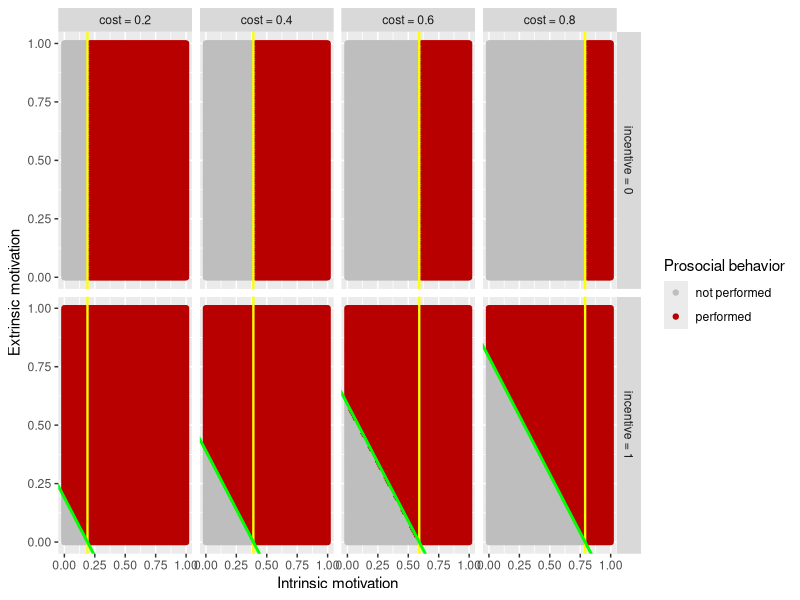

The R source for this figure: (Note: this script raises an error after producing the figure.)
######## Modeling script - P1 Social Norms, Incentives, and Prosocial Behavior ######## 

##### Load packages
library("tidyverse")

##### Set WD

setwd("/Users/caroline/Desktop/PhD/P1_incentives/modeling")

##### Set seed for reproducibility
set.seed(101)

################################################################

##### I Direct benefit

### Simulating data

IM = seq(0, 1, 0.01)
EM = seq(0, 1, 0.01)
#IM = abs(rnorm(100, mean = 0, sd = 0.5)) # uncomment this and the following line to create predictions based on normally (but strictly positive) distributed values of IM and EM
#EM = abs(rnorm(100, mean = 0, sd = 0.5))
cost = c(0.2, 0.4, 0.6, 0.8)
R = c(0,1)

d = expand.grid(IM, EM, cost, R)
names(d) = c("IM", "EM", "cost", "R")

### Model implementation: Direct benefit

d$direct_benefit = d$IM + (d$R * d$EM) - d$cost

### Predicting behavior

d$B_if_direct_benefit = ifelse(d$direct_benefit > 0, 1, 0)

### Formatting

# Convert to factor and rename factor levels
d = d%>%
  mutate(B_if_direct_benefit = as.factor(B_if_direct_benefit),
         cost = as.factor(cost),
         R = as.factor(R))%>%
  mutate(B_if_direct_benefit = recode(B_if_direct_benefit, "0"="not performed", "1"="performed"),
         cost = recode(cost, "0.2"="cost = 0.2", "0.4"="cost = 0.4", "0.6"="cost = 0.6", "0.8"="cost = 0.8"),
         R = recode(R, "0"="incentive = 0", "1"="incentive = 1"))

# Format data for threshold lines
data_vline <- data.frame(cost = c("cost = 0.2", "cost = 0.4", "cost = 0.6", "cost = 0.8" ), c_levels = c(0.2, 0.4, 0.6, 0.8))
data_abline <- data.frame(R = "incentive = 1", cost = c("cost = 0.2", "cost = 0.4", "cost = 0.6", "cost = 0.8" ), c_levels = c(0.2, 0.4, 0.6, 0.8))

### Plotting

ggplot(d, aes(IM, EM, color=B_if_direct_benefit)) +
  geom_point() + 
  labs(y = "Extrinsic motivation", x = "Intrinsic motivation", color = "Prosocial behavior") +
  facet_grid(R ~ cost) +
  geom_vline(data=data_vline, aes(xintercept=c_levels-0.01), color="yellow", size = 0.8) +
  geom_abline(data=data_abline, aes(intercept=c_levels-0.01, slope=-1), color="green", size = 1) + 
  scale_color_manual(values=c("grey", "#B80000")) +
  #ggsave("plots/direct_benefit.eps", device="eps", width = 12, height = 6)+
  ggsave("plots/direct_benefit.png", width = 12, height = 6)
  

################################################################

##### II Reputational benefit (according to Benabou and Tirole)

### A) Calculate expected intrinsic and extrinsic motivation assuming uniform distribution of IM and EM

### For each level of R, cost and B: calculate expected intrinsic and extrinsic motivation
expected_motivation_EM = d%>%
  group_by(cost, R, B_if_direct_benefit)%>%
  summarize(E_EM = mean(EM))

expected_motivation_IM = d%>%
  group_by(cost, R, B_if_direct_benefit)%>%
  summarize(E_IM = mean(IM))

# Spread expected motivation
expected_motivation_EM = spread(expected_motivation_EM, B_if_direct_benefit, E_EM)
expected_motivation_IM = spread(expected_motivation_IM, B_if_direct_benefit, E_IM)

expected_motivation_EM = rename(expected_motivation_EM, E_EM_if_B_0 = `not performed`, E_EM_if_B_1 = `performed`)
expected_motivation_IM = rename(expected_motivation_IM, E_IM_if_B_0 = `not performed`, E_IM_if_B_1 = `performed`)

expected_motivation = left_join(expected_motivation_EM, expected_motivation_IM, by = c("cost", "R"))


### B) Implement Benabou & Tiroles's reputational motivation

# Calculate net reputational benefit that results from performing behavior (B=1) vs not (B=0)
expected_motivation_BenTir = expected_motivation%>%
  mutate(rep_benefit_B_0 = E_IM_if_B_0 - E_EM_if_B_0,
         rep_benefit_B_1 = E_IM_if_B_1 - E_EM_if_B_1,
         net_rep_benefit = rep_benefit_B_1 - rep_benefit_B_0)%>%
  select(cost, R, net_rep_benefit)

d_BenTir = left_join(d, expected_motivation_BenTir, by = c("cost", "R"))%>%
  mutate(total_benefit = direct_benefit + net_rep_benefit,
         B = ifelse(total_benefit > 0, 1, 0),
         B = as.factor(B),
         B = recode(B, "0"="not performed", "1"="performed"))


### Plotting
ggplot(d_BenTir, aes(IM, EM, color=B)) +
  geom_point() + 
  labs(y = "Extrinsic motivation", x = "Intrinsic motivation", color = "Prosocial behavior") +
  facet_grid(cost ~ R)+
  scale_color_manual(values=c("grey", "#B80000")) # +
  #ggsave("plots/pred_total_benefit_BenTir.eps", device="eps", width = 12, height = 8)+
  #ggsave("plots/pred_total_benefit_BenTir.png", width = 7, height = 8)
  

################################################################

##### III Reputational benefit modification

### Integration of social norms in calculating net reputational benefit:
# [SOC_EM * E(EM|B=1) + SOC_IM * E(IM|B=1)] - [SOC_EM * E(EM|B=0) + SOC_IM * E(IM|B=0)] 
# (holding VIS, pref_v_v and pref_v_a constant at 1)
# Note: We calculate the NET reputational benefit, because agents perform the behavior if the utility of performing the behavior (B=1) outweighs the utility of not performing the behavior (B=0). Thus, if utility(B=1) - utility(B=0) > 0, the behavior B is performed. For the direct benefit we did not have to calculate the net benefit, because the direct benefit of not performing the behavior is always exactly 0 (thus followed: if direct_benefit(B=1) > 0, the behavior is performed) 

# Add SOC_EM (here with three levels for plotting: -1, 0, 1)
expected_motivation = expand_grid(expected_motivation, SOC_EM = c(-1, 0, 1))

# Add SOC_IM: We assume here that SOC_IM is negligible (indeed, differences in expected intrinsic motivation play a minor role, see below)
expected_motivation$SOC_IM = 0

# Calculate hypothetical reputational benefits if behavior were (B=1) or were not (B=0) performed
expected_motivation = expected_motivation%>%
  mutate(rep_benefit_B_0 = E_EM_if_B_0 * SOC_EM + E_IM_if_B_0 * SOC_IM,
         rep_benefit_B_1 = E_EM_if_B_1 * SOC_EM + E_IM_if_B_1 * SOC_IM)

# Calculate NET hypothetical reputational benefits
expected_motivation$net_rep_benefit = expected_motivation$rep_benefit_B_1 - expected_motivation$rep_benefit_B_0

### Integrate net reputational benefit and predict behavior

# Select relevant columns, rename SOC levels and add reputational benefit info to main data frame
expected_motivation = expected_motivation%>%
  select(cost, R, SOC_EM, net_rep_benefit)%>%
  mutate(SOC_EM = as.factor(SOC_EM))%>%
  mutate(SOC_EM = recode(SOC_EM, "-1"="social norm = - 1", "0"="social norm = 0", "1"="social norm = 1"))

d = left_join(d, expected_motivation, by = c("cost", "R"))

# Calculate total benefit
d$total_benefit = d$direct_benefit + d$net_rep_benefit

# Predict behavior
d$B = ifelse(d$total_benefit > 0, 1, 0)

### Formatting

# Convert to factor and rename factor levels
d = d%>%
  mutate(B = as.factor(B))%>%
  mutate(B = recode(B, "0"="not performed", "1"="performed"))

# Format data for threshold lines
data_vline <- data.frame(cost = c("cost = 0.2", "cost = 0.4", "cost = 0.6", "cost = 0.8" ), c_levels = c(0.2, 0.4, 0.6, 0.8))
data_abline <- filter(expected_motivation, R =="incentive = 1")%>%
  mutate(cost_num = c(0.2, 0.2, 0.2, 0.4, 0.4, 0.4, 0.6, 0.6, 0.6, 0.8, 0.8, 0.8))%>%
  mutate(intercept_abline = cost_num - net_rep_benefit)%>%
  select(-R, -cost_num, -net_rep_benefit)

### Plotting (only for incentive = 1)
ggplot(d, aes(IM, EM, color=B)) +
  geom_point() + 
  labs(y = "Extrinsic motivation", x = "Intrinsic motivation", color = "Prosocial behavior") +
  facet_grid(SOC_EM ~ cost) +
  geom_vline(data=data_vline, aes(xintercept=c_levels-0.01), color="yellow", size = 0.8) +
  geom_abline(data=data_abline, aes(intercept=intercept_abline-0.01, slope=-1), color="green", size = 1) + 
  scale_color_manual(values=c("grey", "#B80000")) +
  ggsave("plots/total_benefit_SOC.png", width = 12, height = 8) +
  ggsave("plots/total_benefit_SOC.eps", device="eps", width = 12, height = 8)


################################################################

##### IV Explore effects of expected intrinsic and extrinsic motivation

## A) Costs and benefits associated with expected intrinsic and extrinsic motivation

# assuming that expected intrinsic motivation is a benefit and expected extrinsic motivation is a cost

explore_benefit_E_IM = expected_motivation_IM%>%
  mutate(benefit_B_1 = E_IM_if_B_1 - E_IM_if_B_0)%>%
  select(cost, R, benefit_B_1)%>%
  spread(R, benefit_B_1)%>%
  rename(benefit_B_1_given_R_0 = `incentive = 0`, benefit_B_1_given_R_1 = `incentive = 1`)%>%
  mutate(cost_R_1 = benefit_B_1_given_R_1 - benefit_B_1_given_R_0)

explore_benefit_E_EM = expected_motivation_EM%>%
  mutate(cost_B_1 = E_EM_if_B_0 - E_EM_if_B_1)%>%
  select(cost, R, cost_B_1)%>%
  spread(R, cost_B_1)%>%
  rename(cost_B_1_given_R_0 = `incentive = 0`, cost_B_1_given_R_1 = `incentive = 1`)%>%
  mutate(cost_R_1 = cost_B_1_given_R_0 + cost_B_1_given_R_1)


### Simulate data with more values of cost (i.e., rerun lines 19 - 85 with different cost parameters)
cost_extended = seq(0.01, 0.99, 0.02)

d_extended = expand.grid(IM, EM, cost_extended, R)
names(d_extended) = c("IM", "EM", "cost_extended", "R")

d_extended = d_extended%>%
  mutate(direct_benefit = IM + (R * EM) - cost_extended,
         B_if_direct_benefit = ifelse(direct_benefit > 0, 1, 0))%>%
  mutate(B_if_direct_benefit = as.factor(B_if_direct_benefit),
         #cost_extended = as.factor(cost_extended),
         R = as.factor(R))%>%
  mutate(B_if_direct_benefit = recode(B_if_direct_benefit, "0"="not performed", "1"="performed"),
         #cost_extended = recode(cost_extended, "0.2"="cost_extended = 0.2", "0.4"="cost_extended = 0.4", "0.6"="cost_extended = 0.6", "0.8"="cost_extended = 0.8"),
         R = recode(R, "0"="incentive = 0", "1"="incentive = 1"))

expected_motivation_EM_extended = d_extended%>%
  group_by(cost_extended, R, B_if_direct_benefit)%>%
  summarize(E_EM = mean(EM))%>%
  spread(B_if_direct_benefit, E_EM)%>%
  rename(E_EM_if_B_0 = `not performed`, E_EM_if_B_1 = `performed`)

expected_motivation_IM_extended = d_extended%>%
  group_by(cost_extended, R, B_if_direct_benefit)%>%
  summarize(E_IM = mean(IM))%>%
  spread(B_if_direct_benefit, E_IM)%>%
  rename(E_IM_if_B_0 = `not performed`, E_IM_if_B_1 = `performed`)

explore_benefit_E_IM_extended = expected_motivation_IM_extended%>%
  mutate(benefit_B_1 = E_IM_if_B_1 - E_IM_if_B_0)%>%
  select(cost_extended, R, benefit_B_1)%>%
  spread(R, benefit_B_1)%>%
  rename(benefit_B_1_given_R_0 = `incentive = 0`, benefit_B_1_given_R_1 = `incentive = 1`)%>%
  mutate(cost_R_1_IM = benefit_B_1_given_R_1 - benefit_B_1_given_R_0)

explore_benefit_E_EM_extended = expected_motivation_EM_extended%>%
  mutate(cost_B_1 = E_EM_if_B_0 - E_EM_if_B_1)%>%
  select(cost_extended, R, cost_B_1)%>%
  spread(R, cost_B_1)%>%
  rename(cost_B_1_given_R_0 = `incentive = 0`, cost_B_1_given_R_1 = `incentive = 1`)%>%
  mutate(cost_R_1_EM = cost_B_1_given_R_0 + cost_B_1_given_R_1)

explore_benefit_E_IM_EM_extended = left_join(explore_benefit_E_IM_extended, explore_benefit_E_EM_extended, by = "cost_extended")%>%
  select(cost_extended, cost_R_1_IM, cost_R_1_EM)%>%
  gather("motivation", "cost_R_1", cost_R_1_IM, cost_R_1_EM)%>%
  mutate(motivation = ifelse(motivation == "cost_R_1_IM", "Intrinsic motivation", "Extrinsic motivation"))

# Plot these differences in reputational motivation 
# (i.e. rep_benefit given B=0 compared to rep_benefit given B=0, for different levels of incentives)

ggplot(explore_benefit_E_IM_EM_extended, aes(cost_extended, cost_R_1, color=motivation)) +
  geom_point() + 
  labs(y = "Reputational costs resulting from offering incentives\nif a prosocial behavior is performed", x = "cost of performing prosocial behavior", color = "Type of motivation") +
  #ggsave("plots/rep_benefit_IM_EM_given_R.eps", device="eps", width = 8, height = 6)+
  ggsave("plots/rep_benefit_IM_EM_given_R.png", width = 8, height = 6)


## B)  Explore effects of expected intrinsic and extrinsic motivation (by themselves, without cost)

expected_motivation_IM_extended_mod = expected_motivation_IM_extended%>%
  mutate(motivation = "Intrinsic motivation",
         diff_E_motivation_B1_B0 = E_IM_if_B_1 - E_IM_if_B_0)%>%
  select(-E_IM_if_B_1, -E_IM_if_B_0)

expected_motivation_EM_extended_mod = expected_motivation_EM_extended%>%
  mutate(motivation = "Extrinsic motivation",
         diff_E_motivation_B1_B0 = E_EM_if_B_1 - E_EM_if_B_0)%>%
  select(-E_EM_if_B_1, -E_EM_if_B_0)

expected_motivation_IM_EM_extended = bind_rows(expected_motivation_IM_extended_mod, expected_motivation_EM_extended_mod)%>%
  mutate(scenario = ifelse(R == "incentive = 1" & motivation == "Intrinsic motivation", "Intrinsic motivation, incentive present",
                           ifelse(R == "incentive = 1" & motivation == "Extrinsic motivation", "Extrinsic motivation, incentive present",
                                  ifelse(R == "incentive = 0" & motivation == "Intrinsic motivation", "Intrinsic motivation, incentive absent",
                                         ifelse(R == "incentive = 0" & motivation == "Extrinsic motivation", "Extrinsic motivation, incentive abstent", NA)))),
         R = ifelse(R == "incentive = 0", "incentive absent", "incentive present"))

ggplot(expected_motivation_IM_EM_extended, aes(cost_extended, diff_E_motivation_B1_B0, color=scenario)) +
  geom_jitter() #+ 
  labs(y = "Difference in expected motivation when a prosocial behavior is performed", x = "cost of performing prosocial behavior", color = "Type of scenario")+
  #ggsave("plots/expected_IM_EM_given_R.eps", device="eps", width = 8, height = 6)+
  #ggsave("plots/expected_IM_EM_given_R.png", width = 8, height = 6)

ggplot(expected_motivation_IM_EM_extended, aes(cost_extended, diff_E_motivation_B1_B0, color=R)) +
  geom_jitter() + 
  facet_grid(. ~ motivation)+
  labs(y = "Difference in expected motivation when a prosocial behavior is performed", x = "cost of performing prosocial behavior", color = "Incentive") #+
  #ggsave("plots/expected_IM_EM_given_R_facet.eps", device="eps", width = 8, height = 6)+
  #ggsave("plots/expected_IM_EM_given_R_facet.png", width = 8, height = 6)


## C) Explore difference in expected IM - expected EM given R

expected_motivation_IM_extended_mod2 = expected_motivation_IM_extended%>%
  mutate(diff_E_IM_B1_B0 = E_IM_if_B_1 - E_IM_if_B_0)%>%
  select(-E_IM_if_B_1, -E_IM_if_B_0)

expected_motivation_EM_extended_mod2 = expected_motivation_EM_extended%>%
  mutate(diff_E_EM_B1_B0 = E_EM_if_B_1 - E_EM_if_B_0)%>%
  select(-E_EM_if_B_1, -E_EM_if_B_0)

expected_motivation_IM_EM_extended2 = left_join(expected_motivation_IM_extended_mod2, expected_motivation_EM_extended_mod2)%>%
  mutate(diff_E_IM_B1_B0_minus_diff_E_EM_B1_B0 = diff_E_IM_B1_B0 - diff_E_EM_B1_B0,
         R = ifelse(R == "incentive = 0", "incentive absent", "incentive present"))

ggplot(expected_motivation_IM_EM_extended2, aes(cost_extended, diff_E_IM_B1_B0_minus_diff_E_EM_B1_B0, color=R)) +
  geom_point() + 
  labs(y = "Difference in expected intrinsic motivation and expected extrinsic motivation \n when a prosocial behavior is performed", x = "cost of performing prosocial behavior", color = "Incentive") #+
  #ggsave("plots/diff_expected_IM_EM_given_R.eps", device="eps", width = 8, height = 6) +
  #ggsave("plots/diff_expected_IM_EM_given_R.png", width = 8, height = 6)
